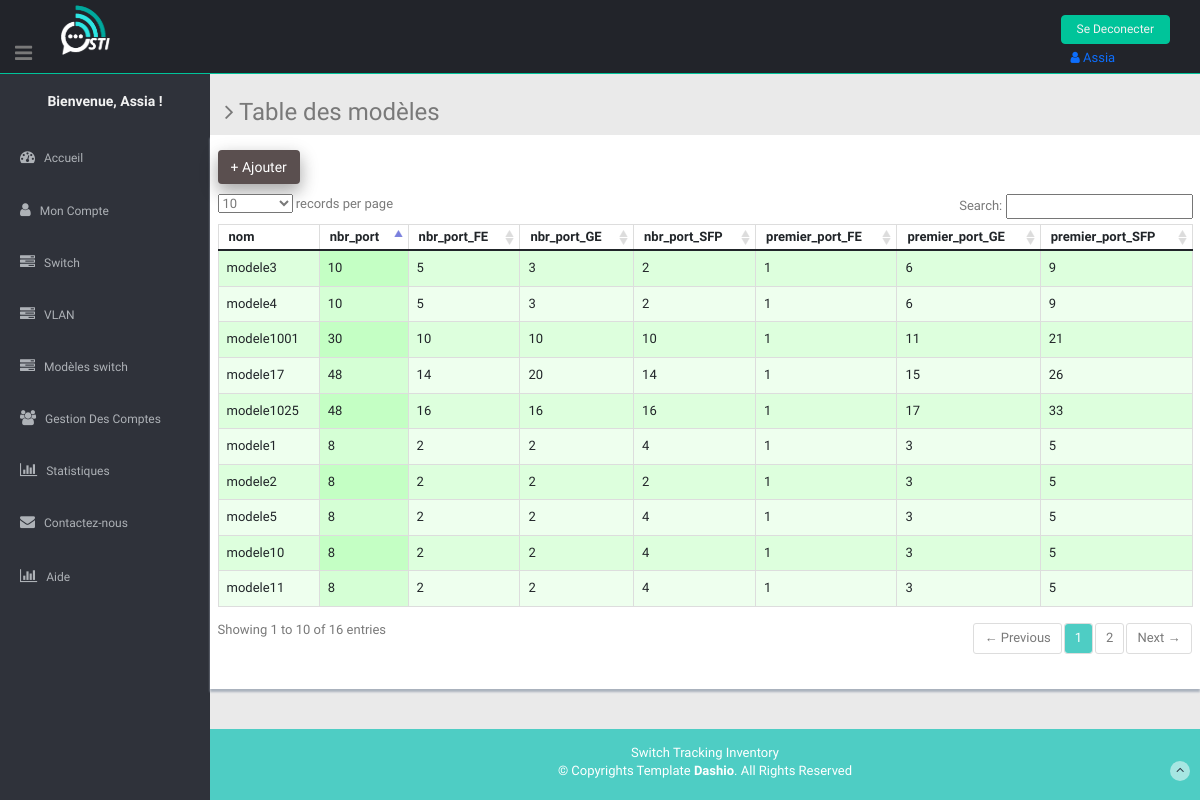
The app's page /app_principal/Modele/ (signed in) with its own data.
### app_principal/models.py (models this page shows)
class ModeleSwitch(models.Model):
    nom = models.CharField('Nom du modèle', max_length=50,
                           default='', unique=True)
    nbr_port = models.PositiveIntegerField(default=0)
    nbr_port_FE = models.PositiveIntegerField(default=0)
    nbr_port_GE = models.PositiveIntegerField(default=0)
    nbr_port_SFP = models.PositiveIntegerField(default=0)
    premier_port_FE=models.PositiveIntegerField(default=1) #on utilise le fait que les ports du meme
    premier_port_GE=models.PositiveIntegerField(default=1) #type sont sequentiels
    premier_port_SFP=models.PositiveIntegerField(default=1)

### app_principal/views.py (the view)
# urls.py: path('Modele/', views.modele_tab, name='modele'),
@login_required()
@user_passes_test(lambda u: (Group.objects.get(name="voir") in u.groups.all()) or u.is_superuser == True, login_url='app_principal:c')
def modele_tab(request):
    cols_principales = ['nom', 'nbr_port', 'nbr_port_FE',
                        'nbr_port_GE', 'nbr_port_SFP', ' premier_port_FE', 'premier_port_GE', ' premier_port_SFP']
    cols_detail = []
    modeles = ModeleSwitch.objects.all()
    context = {'objet': 'modèles', 'objets': modeles,
               'colsp': cols_principales, 'colsd': cols_detail, }
    return render(request, 'app_principal/offictable.html', context)

### app_principal/templatetags/app_extras.py (called while the page is built)
def has_group(user, nom_group):
    try:
        group =  Group.objects.get(name=nom_group)
    except Group.DoesNotExist:
        return False
    return (group in user.groups.all() or user.is_superuser)

### app_principal/templates/app_principal/offictable.html (shortened to what this page needs)
{% extends 'base.html' %}
  {% load static %}
  {% load app_extras %}
  {% block css %}
  <link type="text/css" href="{% static 'lib/font-awesome/css/font-awesome.css' %}" rel="stylesheet" />
  <link type="text/css" href="{% static 'lib/advanced-datatable/css/demo_page.css' %}" rel="stylesheet" />
  <link type="text/css" href="{% static 'lib/advanced-datatable/css/demo_table.css' %}" rel="stylesheet" />
  <link rel="stylesheet" href="{% static 'lib/advanced-datatable/css/DT_bootstrap.css' %}" />
  <link href="{% static 'css/vlan.css' %}" rel="stylesheet">
  {% endblock %}
 {% block content %}
    <section class="wrapper">
        <h3><i class="fa fa-angle-right"></i> Table des {{ objet }} {% if objet == 'ports' %} de {{ switch_nom }} {% endif %} </h3>
      <div class="row mb">
        <div class="content-panel" style="position:relative;">
            {% if objet == "modèles" and request.user|has_group:"ajouter" %}
              <button class="btn mini " style="background:#5a4f4f;margin-bottom: 10px;" type="button" ><a style="color:white;" href="{% url 'app_principal:ajout_modele' %}"> + Ajouter</a></button>
            {% endif %}
              <div class="adv-table">
                <table cellpadding="0" cellspacing="0" class="display table table-bordered" id="hidden-table-info">
                  <thead>
                    <tr>
                      {% for col in colsp %}
                      <th>{{ col }}</th>
                      {% endfor %}
                    </tr>
                  </thead>
                  <tbody>
                    {% for s in objets %}
                      {% if objet == "modèles" %}
                        <tr class="gradeA">
                          <td>{{ s.nom }}</td>
                          <td>{{ s.nbr_port }}</td>
                          <td>{{ s.nbr_port_FE }}</td>
                          <td>{{ s.nbr_port_GE }}</td>
                          <td>{{ s.nbr_port_SFP }}</td>
                          <td>{{ s.premier_port_FE }}</td>
                          <td>{{ s.premier_port_GE }}</td>
                          <td>{{ s.premier_port_SFP }}</td>
                        </tr>
                      {% endif %}
                    {% endfor %}
                  </tbody>
                </table>
              </div>
        </div>
      </div>
    </section>
  {% endblock %}

### app_principal/templates/base.html (shortened to what this page needs)
<!DOCTYPE html>
<html lang="en">
<head>
  <link rel="stylesheet" href="https://cdn.jsdelivr.net/npm/bootstrap@5.1.3/dist/css/bootstrap.min.css">
  {% load static %}
  <link href="{% static 'lib/bootstrap/css/bootstrap.min.css' %}" rel="stylesheet">
  {% block css %}{% endblock %}
  <link href="{% static 'style.css' %}" rel="stylesheet">
  <link href="{% static 'lib/font-awesome/css/font-awesome.css' %}" rel="stylesheet" />
  <link href="{% static 'style.css' %}" rel="stylesheet">
  <link href="{% static 'css/style-responsive.css' %}" rel="stylesheet">
   <link rel="stylesheet" type="text/css" href="{% static 'lib/bootstrap-fileupload/bootstrap-fileupload.css' %}" />
   <link rel="stylesheet" type="text/css" href="{% static 'lib/bootstrap-datepicker/css/datepicker.css' %}" />
   <link rel="stylesheet" type="text/css" href="{% static 'lib/bootstrap-daterangepicker/daterangepicker.css' %}" />
   <link rel="stylesheet" type="text/css" href="{% static 'lib/bootstrap-timepicker/compiled/timepicker.css' %}" />
   <link rel="stylesheet" type="text/css" href="{% static 'lib/bootstrap-datetimepicker/datertimepicker.css' %}" />
</head>
<body >
  <section id="container" >
    <a href="#"><img src="img" alt="good vybes" /></a>
     <header class="header black-bg" style="top:0;">
      <div class="sidebar-toggle-box">
        <div id="di" class="fa fa-bars tooltips" data-placement="right" data-original-title="Toggle Navigation"></div>
      </div>
      <a href="#" ><img class="logo" src="{% static 'img/logo.png'%}" alt="logo nnnn"></a>
      <div class="top-menu">
        <ul class="nav pull-right top-menu">
          <li>
          {% if user.is_authenticated %}
            <a type="button" class="logout" href="{% url 'app_principal:logout' %}">Se Deconecter</a>
            <span class="nav-item nav-link"> <i class="fa fa-user"></i>  {{user.username}}</span>
          {% else %}
            <a class=" btn-outline-success my-2 my-sm-0" href="{% url 'app_principal:login' %}">Se connecter</a>
          {% endif %}
          </li >
        </ul>
      </div>
    </header>
    <aside>
      <div id="sidebar" class="nav-collapse ">
        <ul class="sidebar-menu" id="nav-accordion">
          <h5 class="centered">Bienvenue, {{request.user.username}} !</h5>
          <li class="mt">
            <a href="{% url 'app_principal:accueil1'  %}">
              <i class="fa fa-dashboard"></i>
              <span>Accueil</span>
              </a>
          </li>
          <li class="sub-menu">
            <a href="{% url 'app_principal:c'  %}">
              <i class="fa fa-user"></i>
              <span>Mon Compte</span>
              </a>
          <li class="sub-menu">
            <a  href="{% url 'app_principal:switch'  %}">
              <i class="fa fa-tasks"></i>
              <span>Switch</span>
              </a>
          </li>
          <li class="sub-menu">
            <a  href="{% url 'app_principal:vlan'  %}">
              <i class="fa fa-tasks"></i>
              <span>VLAN</span>
              </a>
          </li>
          <li class="sub-menu">
            <a  href="{% url 'app_principal:modele'  %}">
              <i class="fa fa-tasks"></i>
              <span>Modèles switch</span>
              </a>
          </li>
          {% if request.user.is_superuser %}
          <li class="sub-menu">
            <a  href="{% url 'app_principal:users'  %}">
              <i class="fa fa-users"></i>
              <span>Gestion Des Comptes</span>
              </a>
          </li>
          {% endif %}
          <li class="sub-menu">
            <a href="{% url 'app_principal:statistique'  %}">
              <i class="fa fa-bar-chart-o"></i>
              <span>Statistiques</span>
              </a>
          </li>
          <li>
            <a href="{% url 'app_principal:contact'  %}">
              <i class="fa fa-envelope"></i>
              <span>Contactez-nous </span>
              </a>
          </li>
          <li class="sub-menu">
            <a href="{% url 'app_principal:aide'  %}">
              <i class=" fa fa-bar-chart-o"></i>
              <span>Aide</span>
              </a>
          </li>
      </div>
    </aside>
     <section id="main-content">
        {% block content %}
        {% endblock %}
        <footer class="site-footer">
          <div class="text-center">
            <p>
              Switch Tracking Inventory <br>
              &copy; Copyrights Template <strong>Dashio</strong>. All Rights Reserved
            </p>
            <a href="" class="go-top">
              <i class="fa fa-angle-up"></i>
              </a>
          </div>
        </footer>
      </section>
  </section>
</body>
</html>

### app_principal/static/style.css (style rules this page uses)
body { color: #797979; background: #eaeaea; font-family: 'Ruda', sans-serif; padding: 0px !important; margin: 0px !important; font-size:13px; }
ul li { list-style: none; }
.btn { box-shadow: 0 8px 16px 0 rgba(0,0,0,0.2), 0 6px 20px 0 rgba(0,0,0,0.19); color:#00C49A ; background-color:#00C49A ; }
a, a:hover, a:focus { text-decoration: none; outline: none; }
#container { width: 100%; height: 100%; }
.centered { text-align: center; }
.mt { margin-top: 25px; }
.mb { margin-bottom: 25px; }
ul.top-menu > li > .logout { color: #f2f2f2; font-size: 12px; border-radius: 4px; -webkit-border-radius: 4px; border: 1px solid #00C49A !important; padding: 5px 15px; margin-right: 15px; background: #00C49A; margin-top: 15px; }
#sidebar { width: 210px; height: 100%; position: fixed; background: #2f323a; }
#sidebar h5 { color: #f2f2f2; font-weight: 700; }
#sidebar ul li { position: relative; }
ul.sidebar-menu , ul.sidebar-menu li ul.sub { margin: -2px 0 0; padding: 0; }
ul.sidebar-menu { margin-top: 75px; }
ul.sidebar-menu li { margin-bottom: 5px; margin-left:10px; margin-right:10px; }
ul.sidebar-menu li.sub-menu { line-height: 15px; }
ul.sidebar-menu li a span { display: inline-block; }
ul.sidebar-menu li a { color: #aeb2b7; text-decoration: none; display: block; padding: 15px 0 15px 10px; font-size: 12px; outline: none; -webkit-transition: all 0.3s ease; -moz-transition: all 0.3s ease; -o-transition: all 0.3s ease; -ms-transition: all 0.3s ease; transition: all 0.3s ease; }
ul.sidebar-menu li a i { font-size: 15px; padding-right: 6px; }
#main-content { margin-left: 210px; }
.header, .footer { min-height: 60px; padding: 0 15px; }
.header { position: fixed; left: 0; right: 0; z-index: 1002; }
.black-bg { background: #22242a; border-bottom: 1px solid #00C49A; }
.wrapper { display: inline-block; margin-top: 60px; padding-left: 15px; padding-right: 15px; padding-bottom: 15px; padding-top: 0px; width: 100%; }
#top_menu .nav > li, ul.top-menu > li { float: left; }
ul.top-menu > li > a { color: #666666; font-size: 16px; border-radius: 4px; -webkit-border-radius: 4px; border:1px solid #666666 !important; padding: 2px 6px; margin-right: 15px; }
.sidebar-toggle-box { float: left; padding-right: 15px; margin-top: 20px; }
.sidebar-toggle-box .fa-bars { cursor: pointer; display: inline-block; font-size: 20px; }
.content-panel { background: #ffffff; box-shadow: 0px 3px 2px #aab2bd; padding-top: 15px; padding-bottom: 5px; }
.site-footer { background: #4ECDC4; color: #fff; padding: 15px 0; }
.site-footer p { margin-bottom: 5px; }
.go-top { margin-right: 1%; margin-top: -25px; float: right; background: rgba(255,255,255,.5); width: 20px; height: 20px; border-radius: 50%; -webkit-border-radius: 50%; }
.go-top i { color: #2A3542; }

### app_principal/templates/base.html (style rules this page uses)
.logo { width: 50px; height: 50px; position: absolute; top: 5px; left: 60px; }
#di { position: absolute; bottom: 10px; }

### records on screen
ModeleSwitch: nom "modele1", nbr_port "8", nbr_port_FE "2", nbr_port_GE "2", nbr_port_SFP "4", premier_port_FE "1", premier_port_GE "3", premier_port_SFP "5"
ModeleSwitch: nom "modele2", nbr_port "8", nbr_port_FE "2", nbr_port_GE "2", nbr_port_SFP "2", premier_port_FE "1", premier_port_GE "3", premier_port_SFP "5"
ModeleSwitch: nom "modele3", nbr_port "10", nbr_port_FE "5", nbr_port_GE "3", nbr_port_SFP "2", premier_port_FE "1", premier_port_GE "6", premier_port_SFP "9"
ModeleSwitch: nom "modele4", nbr_port "10", nbr_port_FE "5", nbr_port_GE "3", nbr_port_SFP "2", premier_port_FE "1", premier_port_GE "6", premier_port_SFP "9"
ModeleSwitch: nom "modele5", nbr_port "8", nbr_port_FE "2", nbr_port_GE "2", nbr_port_SFP "4", premier_port_FE "1", premier_port_GE "3", premier_port_SFP "5"
ModeleSwitch: nom "modele10", nbr_port "8", nbr_port_FE "2", nbr_port_GE "2", nbr_port_SFP "4", premier_port_FE "1", premier_port_GE "3", premier_port_SFP "5"
ModeleSwitch: nom "modele11", nbr_port "8", nbr_port_FE "2", nbr_port_GE "2", nbr_port_SFP "4", premier_port_FE "1", premier_port_GE "3", premier_port_SFP "5"
ModeleSwitch: nom "modele1001", nbr_port "30", nbr_port_FE "10", nbr_port_GE "10", nbr_port_SFP "10", premier_port_FE "1", premier_port_GE "11", premier_port_SFP "21"
ModeleSwitch: nom "modele17", nbr_port "48", nbr_port_FE "14", nbr_port_GE "20", nbr_port_SFP "14", premier_port_FE "1", premier_port_GE "15", premier_port_SFP "26"
ModeleSwitch: nom "modele1025", nbr_port "48", nbr_port_FE "16", nbr_port_GE "16", nbr_port_SFP "16", premier_port_FE "1", premier_port_GE "17", premier_port_SFP "33"

### other values on screen
{{ user.username }} "Assia"
{{ request.user.username }} "Assia"
{{ objet }} "modèles"
{{ col }} "nom" "nbr_port" "nbr_port_FE" "nbr_port_GE" "nbr_port_SFP" "premier_port_FE" "premier_port_GE" "premier_port_SFP"
